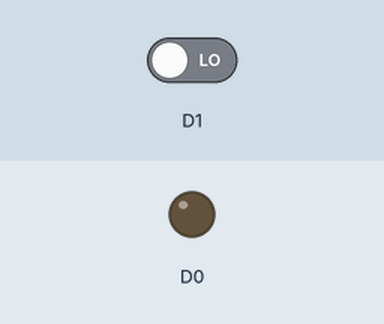
This sketch was run on a simulated ESP8266 (NodeMCU). On the bench: output pins drawn as LEDs (lit = HIGH). The test bench sets the inputs (shaded band); at power-on: D1 LOW.

Above: at 1.2 s.
1.3 s: D1 driven HIGH
At 2.1 s:
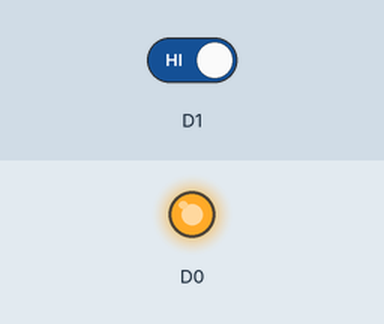
2.8 s: D1 driven LOW
At 3.2 s:
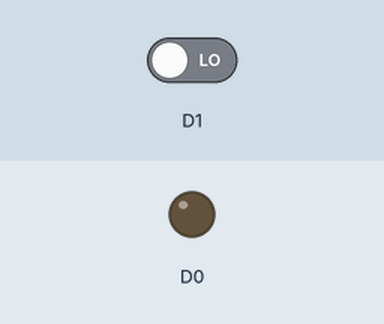
Timing chart, 0 to 5.8 s (numbered marks = the images above; inputs shaded):
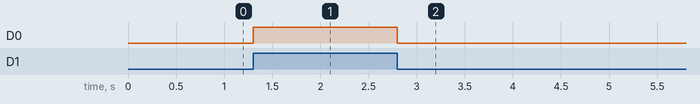

The sketch:

Task2.ino
```cpp
// Светодиод подключенный к пину D0 загорается при нажатии на кнопку подключенную к пину D1
void setup() {
  pinMode(D0, OUTPUT);
  pinMode(D1, INPUT);
}

void loop() {
  int buttonState = digitalRead(D1);

  if(buttonState == HIGH) {
      digitalWrite(D0, HIGH);
  } else {
      digitalWrite(D0, LOW);
  }
}
```

Measured:
- after the input at 1.3 s, D0: LOW → HIGH at once
- after the input at 2.8 s, D0: HIGH → LOW at once
